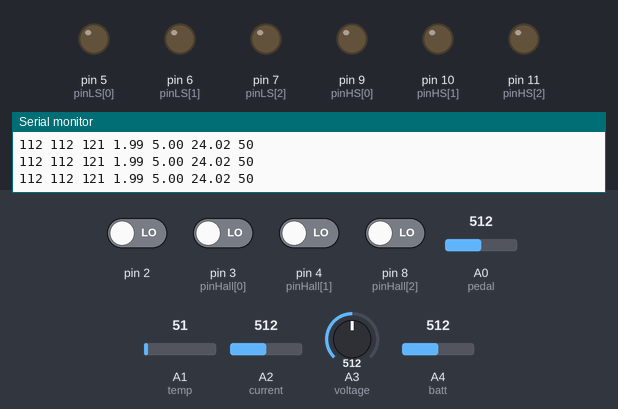
Simulated run of this sketch. Board: Arduino Uno, built with avr-gcc and run on an emulated ATmega328P. On the bench: output pins drawn as LEDs (lit = HIGH), the last lines printed to the serial monitor. The inputs (shaded band) are chosen by the test bench; at power-on: pin 2, pin 3 (pinHall[0]), pin 4 (pinHall[1]), pin 8 (pinHall[2]) LOW, A0 (pedal) = 512, A1 (temp) = 51, A2 (current) = 512, A3 (voltage) = 512, A4 (batt) = 512.

Above: at 1.2 s.
1.3 s: pin 3 (pinHall[0]) driven HIGH
At 2.5 s:
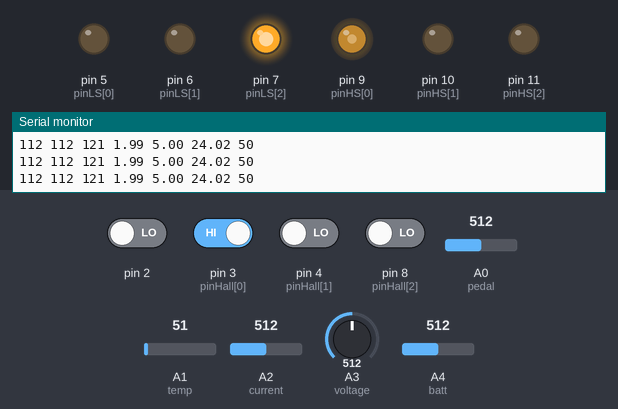
2.8 s: A0 (pedal) set to 306
At 3.6 s:
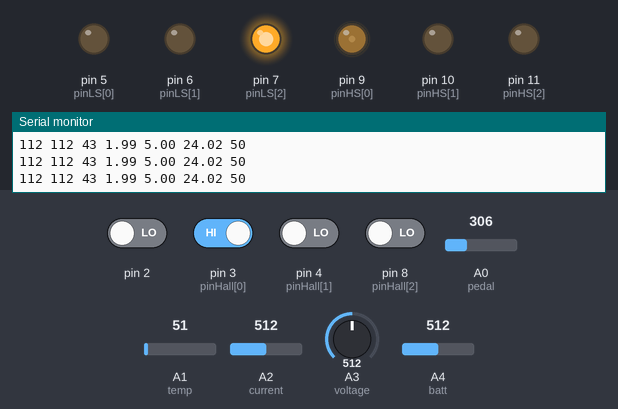
4.3 s: pin 4 (pinHall[1]) driven HIGH
At 5.3 s:
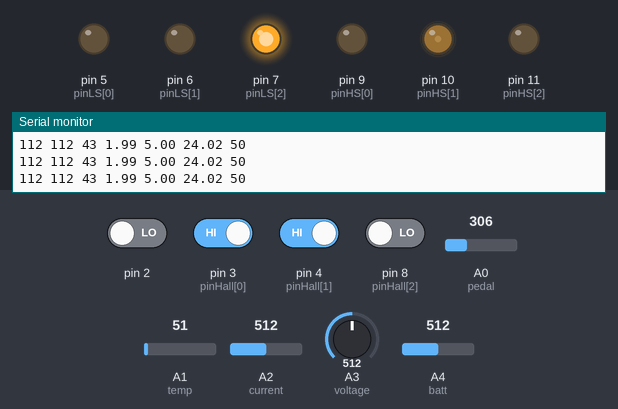
5.8 s: A0 (pedal) set to 716
At 7.0 s:
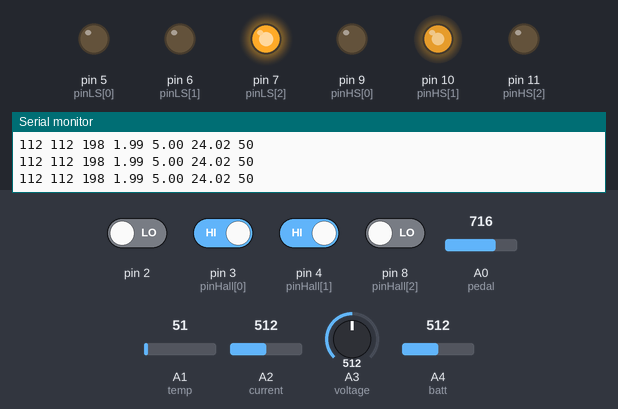
7.3 s: A0 (pedal) set to 180
At 8.1 s:
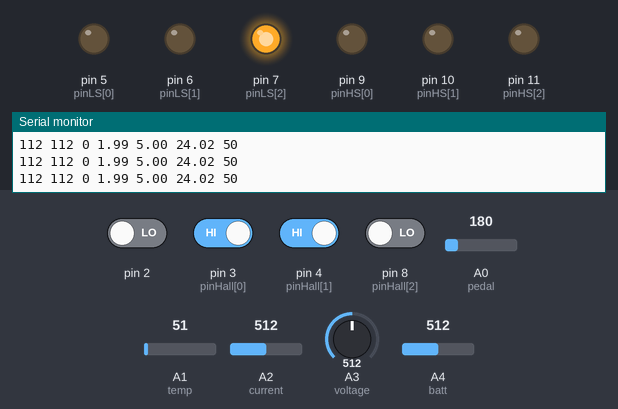
8.8 s: pin 3 (pinHall[0]) driven LOW
At 10.3 s:
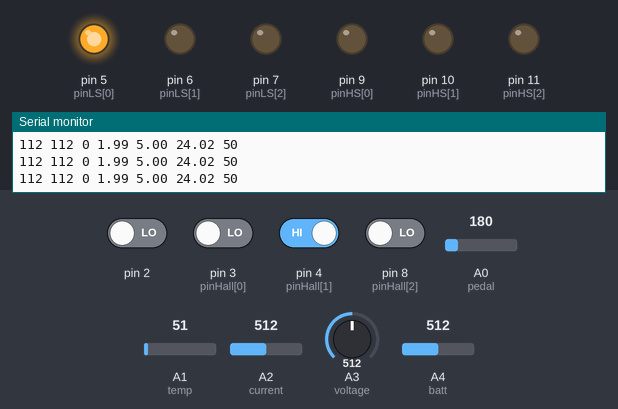
Timing chart, 0 to 11.3 s (numbered marks = the images above; inputs shaded):
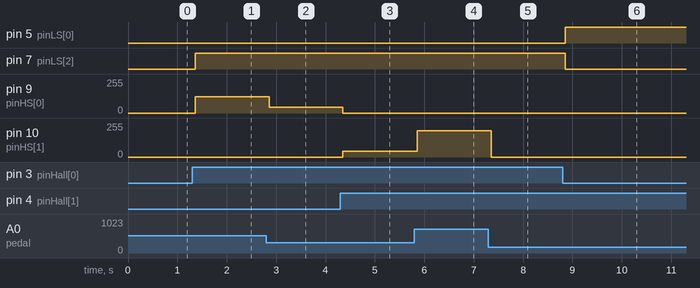

The sketch:

connection.ino
```cpp
int pinHall[] = {3, 4, 8}; // {Hall_U, Hall_V, Hall_W}
int pinHS[] = {9, 10, 11}; // {H1, H2, H3}
int pinLS[] = {5, 6, 7}; // {L1, L2, L3}

const int ind_0 = 10;
const int ind_1 = 11;
const int ind_2 = 12;

byte dataHall[3] = {0};

#define high 111
#define low  112

const int pedal = A0;
unsigned int dataPedal = 0;
byte kecepatan = 0;
const int temp = A1;
const int current = A2;
const int voltage = A3;
const int batt = A4;
unsigned long tOut = 0, battOut = 0;
float tempOut, currentOut, voltageOut;
unsigned long currentMillis = 0, prevMillis = 0;
unsigned int hallStep = 0;

int stateButton1 = low;
int stateButton2 = low;
bool stateSistem = true;

void setup() {
  Serial.begin(9600);
  pinMode(pedal, INPUT);
  attachInterrupt(0, count, CHANGE);

  for(int i=0; i<3; i++){
      pinMode(pinHall[i], INPUT);
    }
  for(int i=0; i<3; i++){
      pinMode(pinLS[i], OUTPUT);
    }
}


void loop() {
  // put your main code here, to run repeatedly:
  //SET TIMER DALAM MILLISECONDS
  currentMillis = millis();
  updateTimer();
  bacaHall();
  bacaPedal();
  kecepatan = map(dataPedal, 190, 865, 0, 255);
  battOut = map(analogRead(batt), 0, 1023, 0, 100);
  tempOut = analogRead(temp)*40.0/1023.0;
  currentOut = analogRead(current)*10.0/1023.0;
  voltageOut = analogRead(voltage)*48.0/1023.0;

  //Serial.println((String)dataHall[0]+"  "+(String)dataHall[1]+"  "+(String)dataHall[2]);
  Serial.println((String)stateButton1+" "+ (String)stateButton2 +" "+(String)kecepatan+" "+(String)tempOut+" "+(String)currentOut+" "+(String)voltageOut+" "+(String)battOut);
  //Serial.println((String)dataPedal+ "  " +  (String)kecepatan+ "  " + (String)tOut+ "  " + (String)hallStep);

  // Six Step Commutation and PWM:
  if(stateSistem == true){
    if     (dataHall[0] == 1 && dataHall[1] == 0 && dataHall[2] == 1){triggerMosfet(kecepatan, 0, 0, 0, 1, 0);}
    else if(dataHall[0] == 1 && dataHall[1] == 0 && dataHall[2] == 0){triggerMosfet(kecepatan, 0, 0, 0, 0, 1);}
    else if(dataHall[0] == 1 && dataHall[1] == 1 && dataHall[2] == 0){triggerMosfet(0, kecepatan, 0, 0, 0, 1);}
    else if(dataHall[0] == 0 && dataHall[1] == 1 && dataHall[2] == 0){triggerMosfet(0, kecepatan, 0, 1, 0, 0);}
    else if(dataHall[0] == 0 && dataHall[1] == 1 && dataHall[2] == 1){triggerMosfet(0, 0, kecepatan, 1, 0, 0);}
    else if(dataHall[0] == 0 && dataHall[1] == 0 && dataHall[2] == 1){triggerMosfet(0, 0, kecepatan, 0, 1, 0);}
    }
}


void triggerMosfet(byte H1, byte H2, byte H3, bool L1, bool L2, bool L3){
  byte logicHS[] = {H1, H2, H3};
  bool logicLS[] = {L1, L2, L3};
  for(int i=0; i<3; i++){
      analogWrite(pinHS[i], logicHS[i]);
    }
  for(int i=0; i<3; i++){
      digitalWrite(pinLS[i], logicLS[i]);
    }
  }

void bacaHall(){
  for(int i=0; i<3; i++){
      dataHall[i] = digitalRead(pinHall[i]);
    }
  }

void count(){
  hallStep ++;
  }

void updateTimer(){
  if(hallStep >= 10){
    tOut = currentMillis - prevMillis;
    prevMillis = currentMillis;
    hallStep = 0;
    }

  if(currentMillis - prevMillis >= 6000){
    tOut = 0;
    prevMillis = currentMillis;
    hallStep = 0;
    }
  }

void bacaPedal(){
  dataPedal = analogRead(pedal);
  if(dataPedal <= 190){dataPedal = 190;}
  else if(dataPedal >= 865){dataPedal = 865;}
  }
```

Measured:
- after the input at 1.3 s, pin 7 (pinLS[2]): LOW → HIGH after 0.07 s; pin 9 (pinHS[0]): 0/255 → 121/255 after 0.07 s
- after the input at 2.8 s, pin 9 (pinHS[0]): 121/255 → 43/255 after 0.06 s
- after the input at 4.3 s, pin 9 (pinHS[0]): 43/255 → 0/255 after 0.05 s; pin 10 (pinHS[1]): 0/255 → 43/255 after 0.05 s
- after the input at 5.8 s, pin 10 (pinHS[1]): 43/255 → 198/255 after 0.06 s
- after the input at 7.3 s, pin 10 (pinHS[1]): 198/255 → 0/255 after 0.06 s
- after the input at 8.8 s, pin 5 (pinLS[0]): LOW → HIGH after 0.05 s; pin 7 (pinLS[2]): HIGH → LOW after 0.05 s
